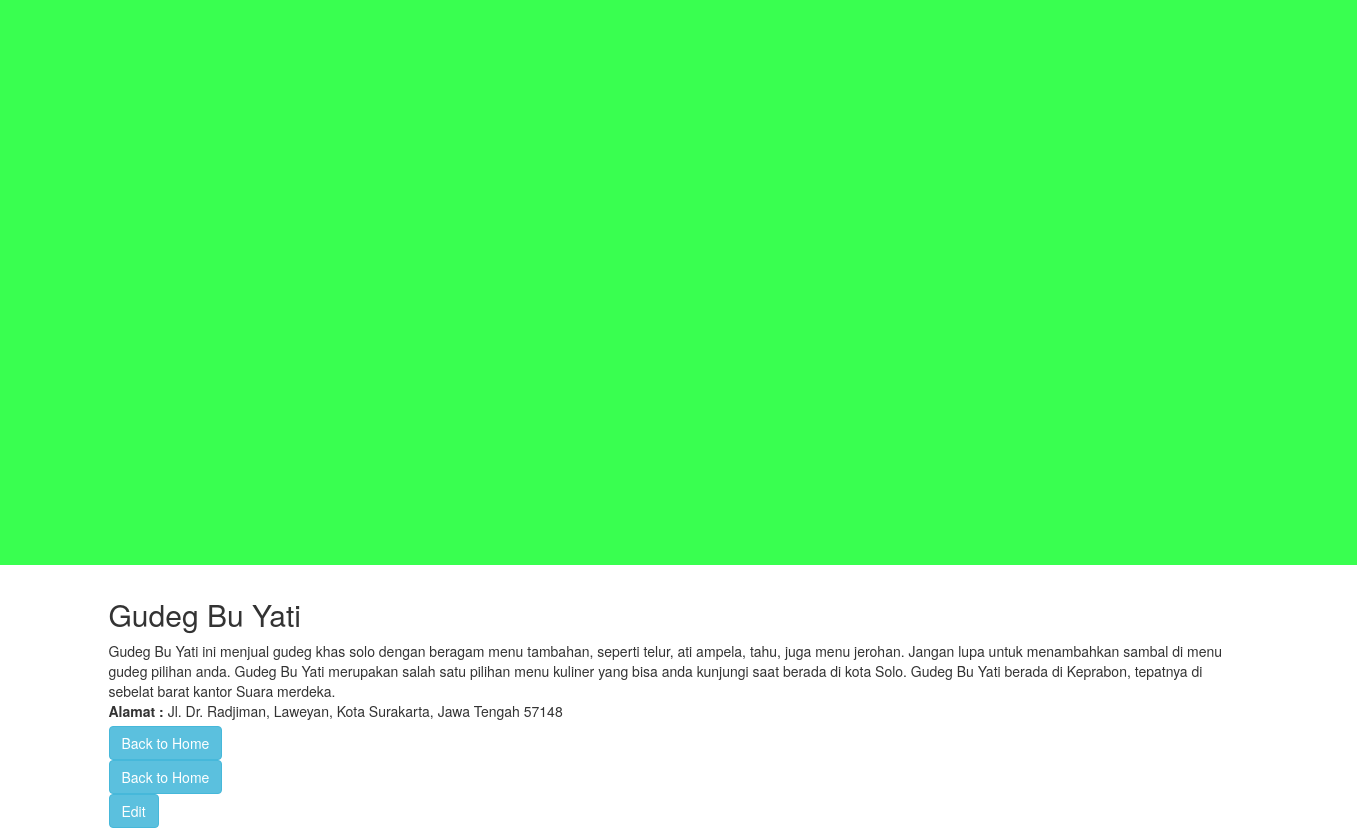
Screenshot of /gudeg.php with the database file from the repository.
### tables this page shows
CREATE TABLE IF NOT EXISTS `info` (
  `ID` int(11) NOT NULL,
  `id_info` varchar(10) NOT NULL,
  `id_kategori` varchar(10) NOT NULL,
  `nama` varchar(60) NOT NULL,
  `informasi` text NOT NULL,
  `alamat` varchar(200) NOT NULL
);

### gudeg.php (the view, shortened to what this page needs)
<!DOCTYPE html>
<html>
  <head>
    <link rel="stylesheet" href="css/bootstrap.css" type="text/css">
    <link href="css/jumbotron.css" rel="stylesheet" type="text/css">
    <link href="css/aha.css" rel="stylesheet" type="text/css">
  </head>
  <body>
<div class="jumbotron">
    <div class="konten">
    <div id="map"></div>
      </div>
    </div>
<?php require_once("connection.php");  ?>
<div class="container">
<?php
        $result = mysqli_query($conn,"SELECT * FROM info where id_info='i002'");
        while($data = mysqli_fetch_object($result) ):
        ?>
<table>
  <tr>
    <td>
        <h2><?php
         echo $data->nama
       ?></h2>
    </td>
  </tr>
  <tr>
    <td>
      <?php
        echo $data->informasi
       ?>
      </td>
    </tr>
    <tr>
      <td>
        <label>Alamat : </label>
      <?php
       echo $data->alamat
       ?>
      </td>
    </tr>
    <tr>
      <td>
        <a href="ikih.php">
            <button class="btn btn-info"> Back to Home </button>
          </a>
      </td>
    </tr>
        <tr>
      <td>
        <a href="ikih.php">
            <button class="btn btn-info"> Back to Home </button>
          </a>
      </td>
    </tr>
    <tr>
      <td>
          <a href="update.php?id_info=<?php echo $data->id_info ?>">
            <button class="btn btn-info"> Edit </button>
          </a>
      </td>
    </tr>
    <?php
      endwhile;
    ?>
</table>
</div>
  </body>
</html>

### css/jumbotron.css (style rules this page uses)
body { padding-bottom: 10px; }

### css/aha.css (style rules this page uses)
.konten { width: 1330px; height: 460px; margin-top:20px; margin-left:17px; margin-right:0px; margin-bottom: 50px; }

### gudeg.php (style rules this page uses)
html, body { height: 100%; margin: 0; padding: 0; }
#map { height: 460px; width: 1310px; }

### rows the page displays
info: nama "Gudeg Bu Yati", informasi "Gudeg Bu Yati ini menjual gudeg khas solo dengan beragam menu tambahan, seperti telur, ati ampela, tahu, juga menu jerohan. Jangan lupa untuk menambahkan sambal di menu gudeg pilihan anda. Gudeg Bu Yati merupakan salah satu pilihan menu kuliner yang bisa anda kunjungi saat berada di kota Solo. Gudeg Bu Yati berada di Keprabon, tepatnya di sebelat barat kantor Suara merdeka.", alamat "Jl. Dr. Radjiman, Laweyan, Kota Surakarta, Jawa Tengah 57148"
